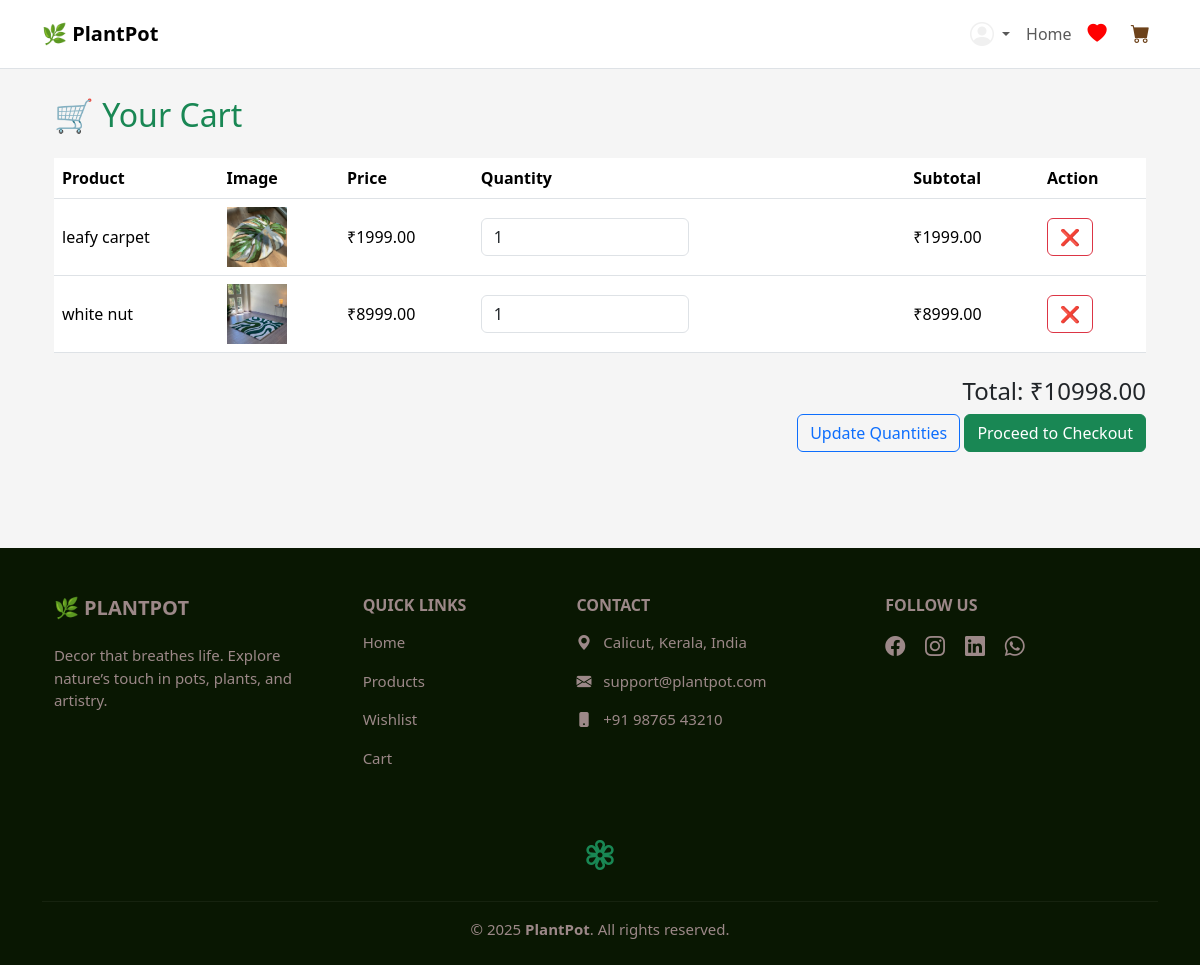
The app's page /cart/ (signed in) with its own data.
### plantapp/models.py (models this page shows, shortened)
class CartItem(models.Model):
    cart = models.ForeignKey(Cart, on_delete=models.CASCADE, related_name='items')
    product = models.ForeignKey(Product, on_delete=models.CASCADE)
    quantity = models.PositiveIntegerField(default=1)
    @property
    def subtotal(self):
        return self.product.price * self.quantity

class Product(models.Model):
    category = models.ForeignKey(Category, on_delete=models.CASCADE, related_name='products')
    name = models.CharField(max_length=200)
    description = models.TextField()
    price = models.DecimalField(max_digits=8, decimal_places=2)
    image = models.ImageField(upload_to='product_images/')

class Cart(models.Model):
    user = models.OneToOneField(User, on_delete=models.CASCADE)
    updated_at = models.DateTimeField(auto_now=True)
    @property
    def total_price(self):
        return sum(item.subtotal for item in self.items.all())

### plantapp/views.py (the view)
# urls.py: path('cart/', views.cart_view, name='cart'),  # ✅ Use correct view
@login_required
def cart_view(request):
    cart, _ = Cart.objects.get_or_create(user=request.user)
    items = CartItem.objects.filter(cart=cart).select_related('product')
    return render(request, 'plantapp/cart.html', {'cart': cart, 'items': items})

### plantapp/context_processors.py (called while the page is built)
def cart_count(request):
    if request.user.is_authenticated:
        try:
            cart = Cart.objects.get(user=request.user)
            count = CartItem.objects.filter(cart=cart).count()
        except Cart.DoesNotExist:
            count = 0
    else:
        count = 0
    return {'cart_count': count}

### templates/plantapp/cart.html (shortened to what this page needs)
{% extends 'base.html' %}
{% load static %}
{% block content %}
<div class="container py-5">
  <h2 class="text-success mb-4">🛒 Your Cart</h2>
  {% if items %}
    <form method="post" action="{% url 'update_cart_items' %}">
      <table class="table table-hover align-middle">
        <thead>
          <tr>
            <th>Product</th>
            <th>Image</th>
            <th>Price</th>
            <th>Quantity</th>
            <th>Subtotal</th>
            <th>Action</th>
          </tr>
        </thead>
        <tbody>
          {% for item in items %}
            <tr>
              <td>{{ item.product.name }}</td>
              <td><img src="{{ item.product.image.url }}" width="60" height="60" style="object-fit: cover;"></td>
              <td>₹{{ item.product.price }}</td>
              <td>
                <input type="number" name="quantity_{{ item.id }}" value="{{ item.quantity }}" min="1" class="form-control w-50">
              </td>
              <td>₹{{ item.subtotal }}</td>
              <td>
                <a href="{% url 'remove_cart_item' item.id %}" class="btn btn-outline-danger">❌</a>
              </td>
            </tr>
          {% endfor %}
        </tbody>
      </table>
      <div class="text-end mt-4">
        <h4>Total: ₹{{ cart.total_price }}</h4>
        <button type="submit" class="btn btn-outline-primary">Update Quantities</button>
        <a href="#" class="btn btn-success">Proceed to Checkout</a>
      </div>
    </form>
  {% else %}
    <p class="text-muted">Your cart is empty.</p>
  {% endif %}
</div>
{% endblock %}

### static/css/style.css (style rules this page uses)
html { scroll-behavior: smooth; }
body { font-family: 'Segoe UI', sans-serif; background: #f5f5f5; margin: 0; }

### records on screen
CartItem: product.name "leafy carpet", product.image (picture), product.price "1999.00", quantity "1", subtotal "1999.00"
CartItem: product.name "white nut", product.image (picture), product.price "8999.00", quantity "1", subtotal "8999.00"
Cart: total_price "10998.00"
